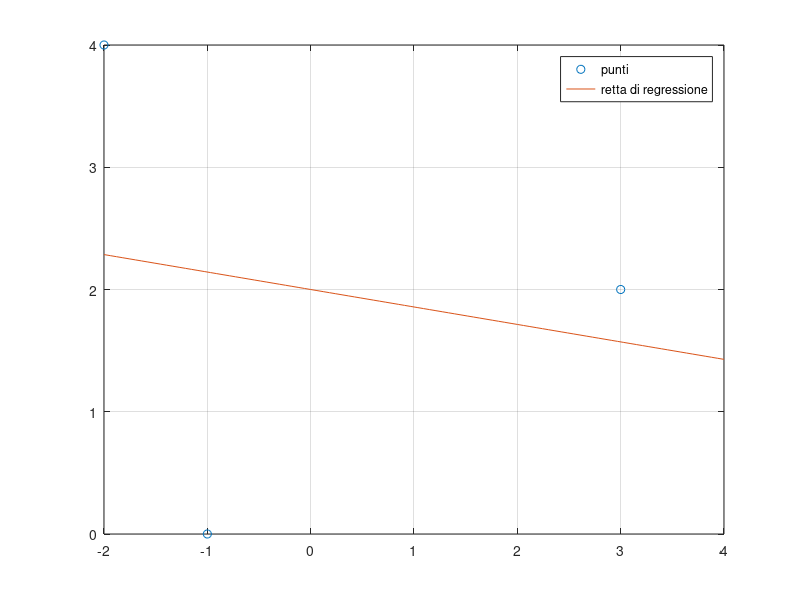

MATLAB code to generate this figure:
clc
clear
close all

x = [3 -2 -1];
y = [2 4 0];
z = linspace(-2,4,100);
reg =@(x) -1/7*x + 2;

plot(x,y,'o')
hold on;
grid on;
plot(z,reg(z))
legend('punti','retta di regressione')
